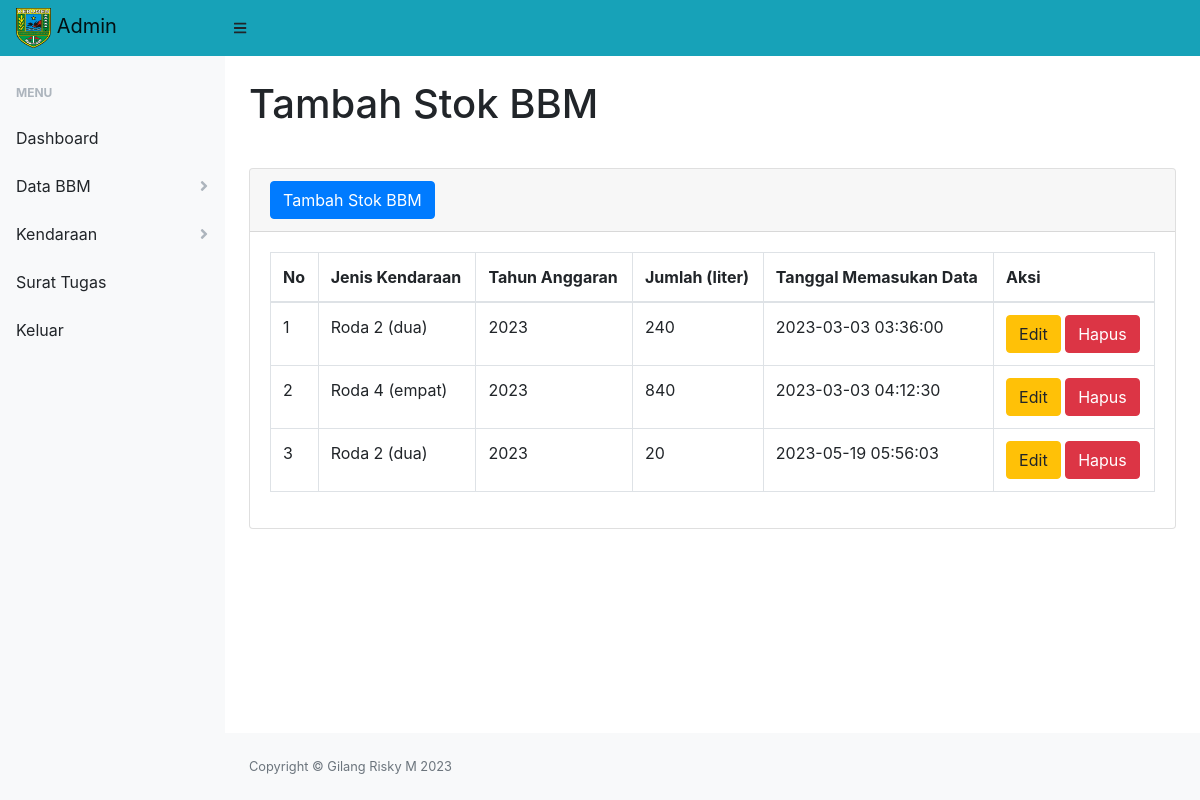
The app's page /masuk.php (signed in) with its own data.
### tables this page shows
CREATE TABLE `masuk` (
  `idmasuk` int(11) NOT NULL,
  `idbbm` int(11) NOT NULL,
  `keterangan` varchar(100) NOT NULL,
  `jumlah` int(11) NOT NULL,
  `tanggal` timestamp NOT NULL DEFAULT current_timestamp() ON UPDATE current_timestamp()
);

CREATE TABLE `stok_bbm` (
  `idbbm` int(11) NOT NULL,
  `jenis_kendaraan` varchar(100) NOT NULL,
  `stok` int(11) NOT NULL
);

### masuk.php (the view, shortened to what this page needs)
<?php
include "koneksi.php";
$username = $_SESSION['userweb'];
$ambildatalogin = mysqli_query($conn, "select * from login where username='$username' ");
while ($logininfo = mysqli_fetch_array($ambildatalogin)) {
    $nick = $logininfo['nick'];
}
?>
<!DOCTYPE html>
<html lang="en">
<head>
    <link href="css/styles.css" rel="stylesheet" />
    <link href="https://cdn.datatables.net/1.10.20/css/dataTables.bootstrap4.min.css" rel="stylesheet" />
</head>
<body class="sb-nav-fixed">
    <nav class="sb-topnav navbar navbar-expand navbar-light bg-info">
        <a class="navbar-brand" href="index"><img src="assets/img/logo.png" alt="" width="35" height="40"> <?= $nick ?></a>
        <button class="btn btn-link btn-sm order-1 order-lg-0" id="sidebarToggle" href="#"><i class="fas fa-bars"></i></button>
    </nav>
    <div id="layoutSidenav">
        <div id="layoutSidenav_nav">
            <nav class="sb-sidenav accordion sb-sidenav-light" id="sidenavAccordion">
                <div class="sb-sidenav-menu">
                    <div class="nav">
                        <div class="sb-sidenav-menu-heading">Menu</div>
                        <a class="nav-link" href="index">
                            Dashboard
                        </a>
                        <a class="nav-link collapsed" href="#" data-toggle="collapse" data-target="#databbm" aria-expanded="false" aria-controls="collapseLayouts">
                            Data BBM
                            <div class="sb-sidenav-collapse-arrow"><i class="fas fa-angle-down"></i></div>
                        </a>
                        <a class="nav-link collapsed" href="#" data-toggle="collapse" data-target="#kendaraan" aria-expanded="false" aria-controls="collapseLayouts">
                            Kendaraan
                            <div class="sb-sidenav-collapse-arrow"><i class="fas fa-angle-down"></i></div>
                        </a>
                        <a class="nav-link" href="surat_tugas">
                            Surat Tugas
                        </a>
                        <a class="nav-link" href="logout">
                            Keluar
                        </a>
                    </div>
                </div>
            </nav>
        </div>
        <div id="layoutSidenav_content">
            <main>
                <div class="container-fluid">
                    <h1 class="mt-4">Tambah Stok BBM</h1>
                    <br>
                    <div class="card mb-4">
                        <div class="card-header">
                            <button type="button" class="btn btn-primary" data-toggle="modal" data-target="#tambah">
                                Tambah Stok BBM
                            </button>
                        </div>
                        <div class="card-body">
                            <div class="table-responsive">
                                <table class="table table-bordered table-hover" id="" width="100%" cellspacing="0">
                                    <thead>
                                        <tr>
                                            <th>No</th>
                                            <th>Jenis Kendaraan</th>
                                            <th>Tahun Anggaran</th>
                                            <th>Jumlah (liter)</th>
                                            <th>Tanggal Memasukan Data</th>
                                            <th>Aksi</th>
                                        </tr>
                                    </thead>
                                    <tbody>
                                        <?php
                                        $no = 1;
                                        if (isset($_GET['tglawal'])) {
                                            $tglawal = $_GET['tglawal'];
                                            $tglakhir = $_GET['tglakhir'];
                                            $ambilsemuadatastok = mysqli_query($conn, "select * from masuk m, stok_bbm s where s.idbbm = m.idmasuk and tanggal between '$tglawal' and DATE_ADD('$tglakhir',INTERVAL 1 DAY) order by idmasuk desc");
                                        } elseif (isset($_GET['cari'])) {
                                            $cari = $_GET['cari'];
                                            $ambilsemuadatastok = mysqli_query($conn, "select * from masuk m, stok_bbm s where s.idbbm = m.idbbm and (m.keterangan like '%" . $cari . "%' or  m.jumlah like '%" . $cari . "%' or m.tanggal like '%" . $cari . "%')");
                                        } else {
                                            $ambilsemuadatastok = mysqli_query($conn, "select * from masuk m, stok_bbm s where s.idbbm = m.idbbm");
                                        }
                                        if (mysqli_num_rows($ambilsemuadatastok) > 0) {
                                            while ($data = mysqli_fetch_array($ambilsemuadatastok)) {
                                                $jk = $data['jenis_kendaraan'];
                                                $tanggal = $data['tanggal'];
                                                $idm = $data['idmasuk'];
                                                $jml = $data['jumlah'];
                                                $keterangan = $data['keterangan'];
                                        ?>
                                                <tr>
                                                    <td><?= $no++ ?></td>
                                                    <td><?= $jk ?></td>
                                                    <td><?= $keterangan ?></td>
                                                    <td><?= $jml ?></td>
                                                    <td><?= $tanggal ?></td>
                                                    <td>
                                                        <button type="button" class="btn btn-warning" data-toggle="modal" data-target="#edit<?= $idm ?>">
                                                            Edit
                                                        </button>
                                                        <button type="button" class="btn btn-danger" data-toggle="modal" data-target="#hapus<?= $idm ?>">
                                                            Hapus
                                                        </button>
                                                    </td>
                                                </tr>
                                            <?php } ?>
                                        <?php
                                        }
                                        ?>
                                    </tbody>
                                </table>
                            </div>
                        </div>
                    </div>
                </div>
            </main>
            <footer class="py-4 bg-light mt-auto">
                <div class="container-fluid">
                    <div class="d-flex align-items-center justify-content-between small">
                        <div class="text-muted">Copyright &copy; Gilang Risky M
                        </div>
                    </div>
                </div>
            </footer>
        </div>
    </div>
</body>
</html>

### records on screen
masuk: idbbm.jenis_kendaraan "Roda 2 (dua)", keterangan "2023", jumlah "240", tanggal "2023-03-03 03:36:00"
masuk: idbbm.jenis_kendaraan "Roda 4 (empat)", keterangan "2023", jumlah "840", tanggal "2023-03-03 04:12:30"
masuk: idbbm.jenis_kendaraan "Roda 2 (dua)", keterangan "2023", jumlah "20", tanggal "2023-05-19 05:56:03"

### other values on screen
$nick "Admin"
